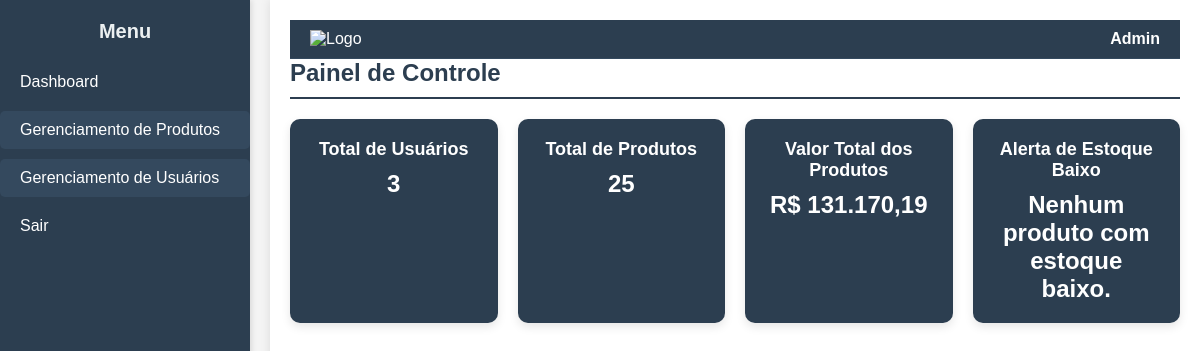
Page /dashboard.php (signed in) on the earlier database version.
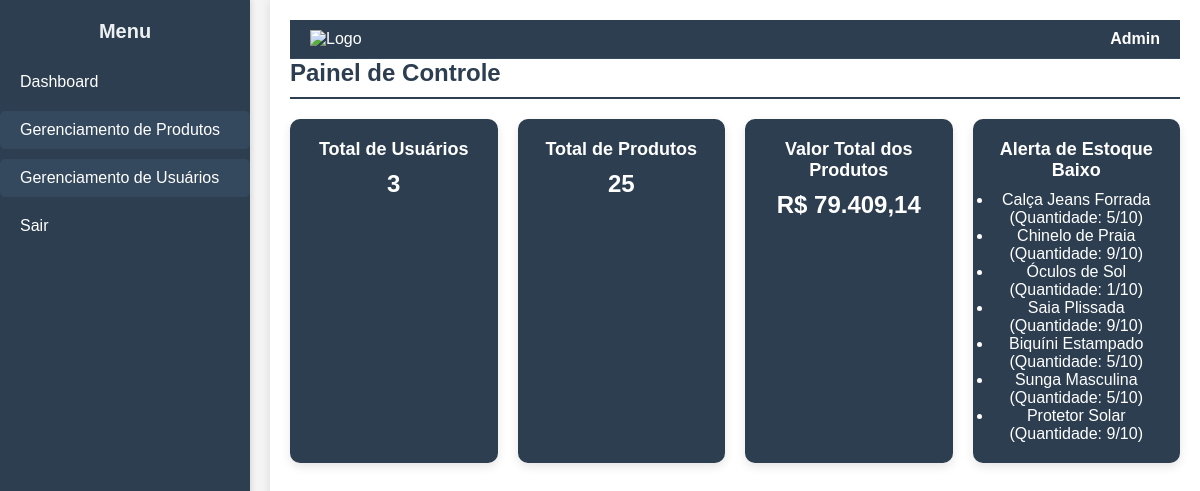
Same page on the later database version.
### tables this page shows
CREATE TABLE `produtos` (
  `id` int(11) NOT NULL,
  `nome` varchar(100) NOT NULL,
  `descricao` text DEFAULT NULL,
  `quantidade` int(11) NOT NULL,
  `preco` decimal(10,2) NOT NULL,
  `categoria_id` int(11) DEFAULT NULL,
  `estoque_minimo` int(11) DEFAULT 10
);

### dashboard.php (the view, shortened to what this page needs)
<?php
include_once 'db/connect.php';
$stmt = $pdo->query("SELECT COUNT(*) AS total_usuarios FROM usuarios");
$total_usuarios = $stmt->fetch(PDO::FETCH_ASSOC)['total_usuarios'];
$stmt = $pdo->query("SELECT COUNT(*) AS total_produtos FROM produtos");
$total_produtos = $stmt->fetch(PDO::FETCH_ASSOC)['total_produtos'];
$stmt = $pdo->query("SELECT SUM(preco * quantidade) AS valor_total_produtos FROM produtos");
$valor_total_produtos = $stmt->fetch(PDO::FETCH_ASSOC)['valor_total_produtos'];
$valor_total_produtos = number_format($valor_total_produtos, 2, ',', '.');
$stmt = $pdo->query("SELECT * FROM produtos WHERE quantidade <= estoque_minimo");
$produtos_baixo_estoque = $stmt->fetchAll(PDO::FETCH_ASSOC);
?>
<!DOCTYPE html>
<html lang="pt-br">
<head>
    <link rel="stylesheet" href="css/style.css">
</head>
<body>
    <div class="container">
        <?php include_once 'includes/sidebar.php'; ?>
        <main class="content">
            <header class="header">
                <div class="logo">
                <img src="https://bluefocus.com.br/sites/default/files/styles/medium/public/estoque.png?itok=1yVi8VcO" alt="Logo" width="50">
                </div>
                <div class="user-info">
                    <span class="user-name"><?= htmlspecialchars($_SESSION['nome']) ?></span>
                </div>
            </header>
            <h2>Painel de Controle</h2>
            <div class="cards-container">
                <div class="card">
                    <h3>Total de Usuários</h3>
                    <p><?= $total_usuarios ?></p>
                </div>
                <div class="card">
                    <h3>Total de Produtos</h3>
                    <p><?= $total_produtos ?></p>
                </div>
                <div class="card">
                    <h3>Valor Total dos Produtos</h3>
                    <p>R$ <?= $valor_total_produtos ?></p>
                </div>
                <div class="card">
                    <h3>Alerta de Estoque Baixo</h3>
                    <?php if (count($produtos_baixo_estoque) > 0): ?>
                        <ul>
                            <?php foreach ($produtos_baixo_estoque as $produto): ?>
                                <li>
                                    <?= htmlspecialchars($produto['nome']) ?>
                                    (Quantidade: <?= $produto['quantidade'] ?>/<?= $produto['estoque_minimo'] ?>)
                                </li>
                            <?php endforeach; ?>
                        </ul>
                    <?php else: ?>
                        <p>Nenhum produto com estoque baixo.</p>
                    <?php endif; ?>
                </div>
            </div>
        </main>
    </div>
</body>
</html>

Differences in the rows shown:
now on this page (row edited): produtos: nome "Calça Jeans Forrada", quantidade "5", estoque_minimo "10"
now on this page (row edited): produtos: nome "Chinelo de Praia", quantidade "9", estoque_minimo "10"
now on this page (row edited): produtos: nome "Óculos de Sol", quantidade "1", estoque_minimo "10"
now on this page (row edited): produtos: nome "Saia Plissada", quantidade "9", estoque_minimo "10"
now on this page (row edited): produtos: nome "Biquíni Estampado", quantidade "5", estoque_minimo "10"
now on this page (row edited): produtos: nome "Sunga Masculina", quantidade "5", estoque_minimo "10"
now on this page (row edited): produtos: nome "Protetor Solar", quantidade "9", estoque_minimo "10"
Other differences:
$valor_total_produtos: "131.170,19" → "79.409,14"
text no longer shown: "Nenhum produto com estoque baixo."
